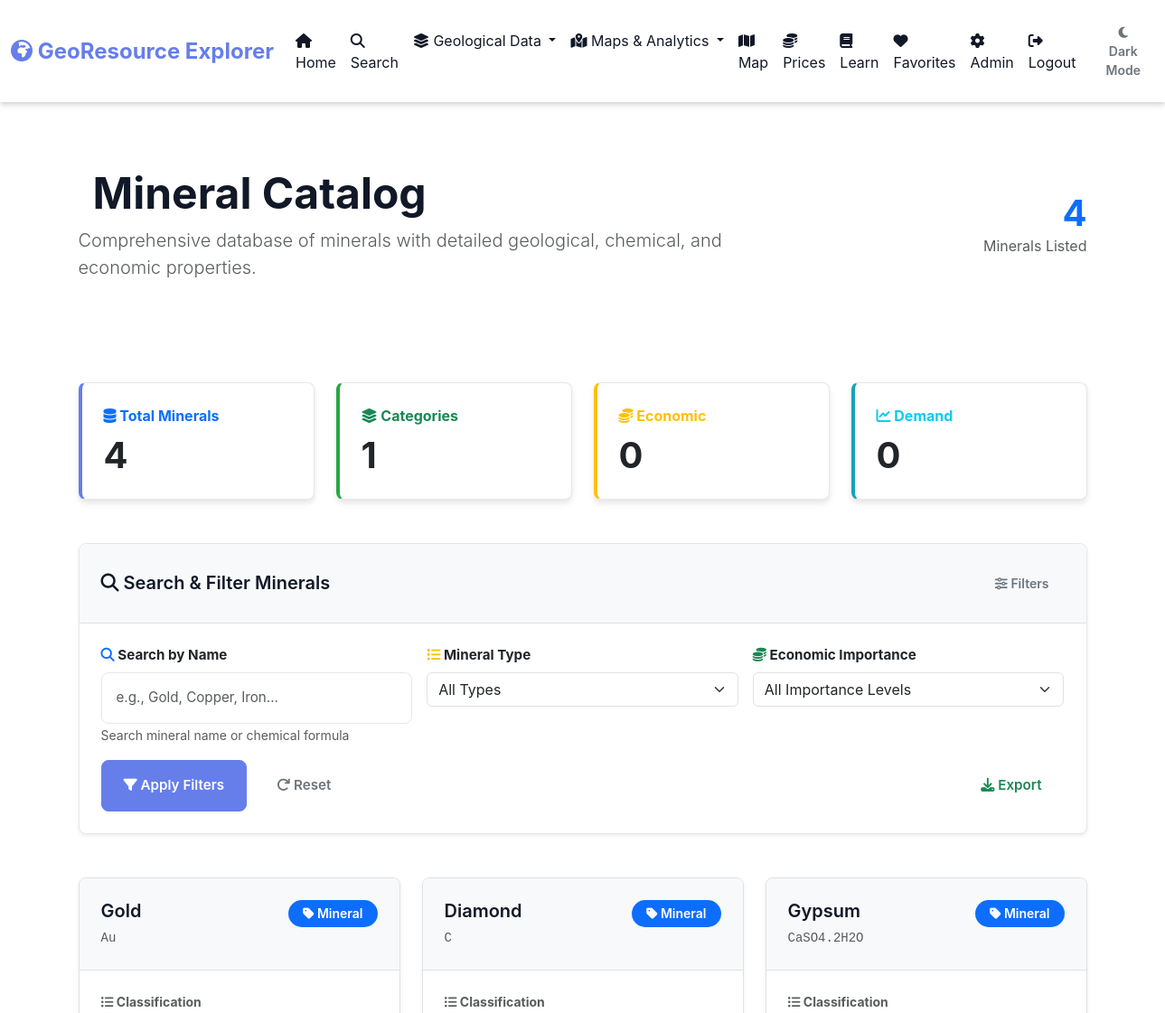
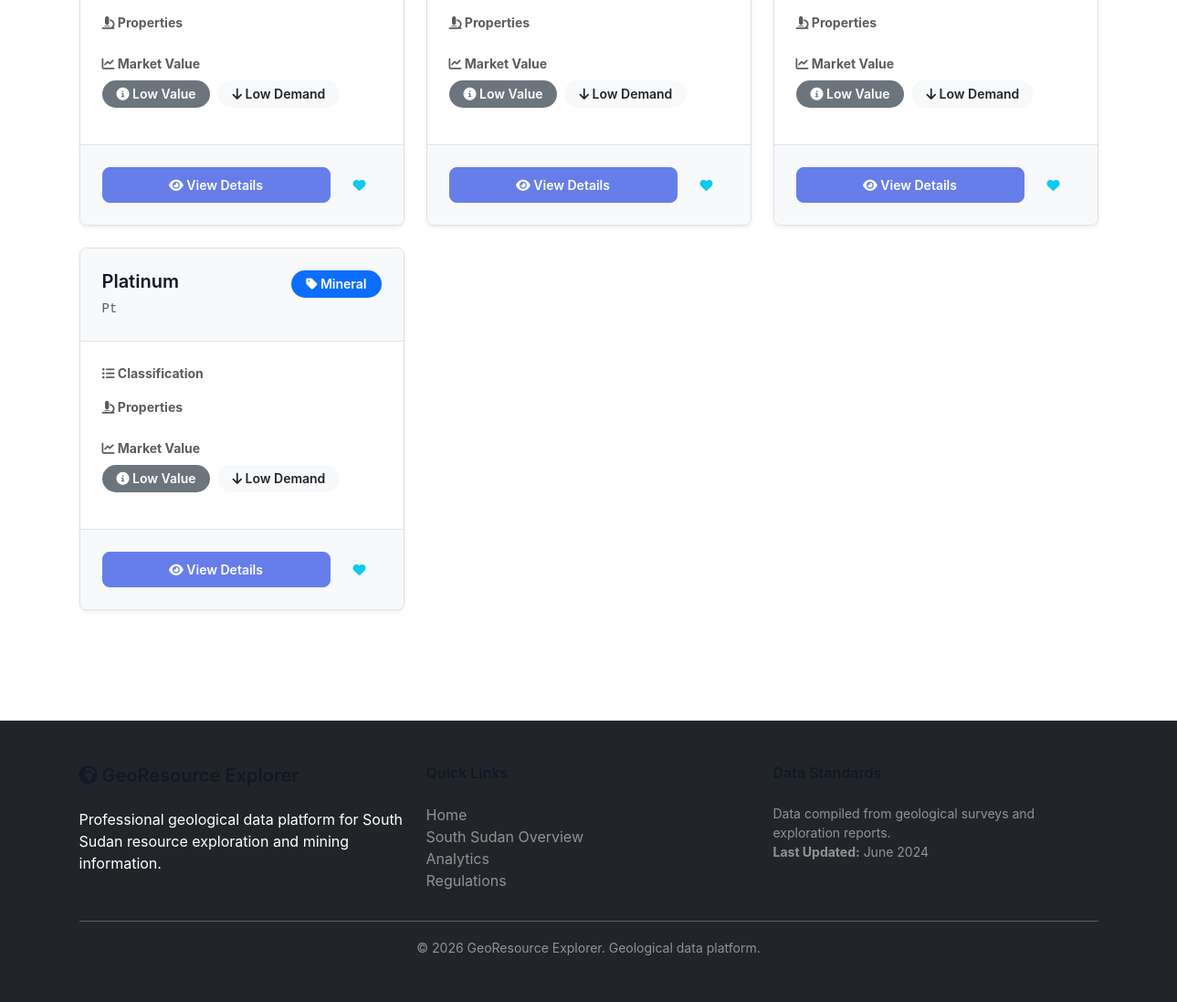
The page /minerals (signed in) on the database as committed earlier (2 pictures, top to bottom).
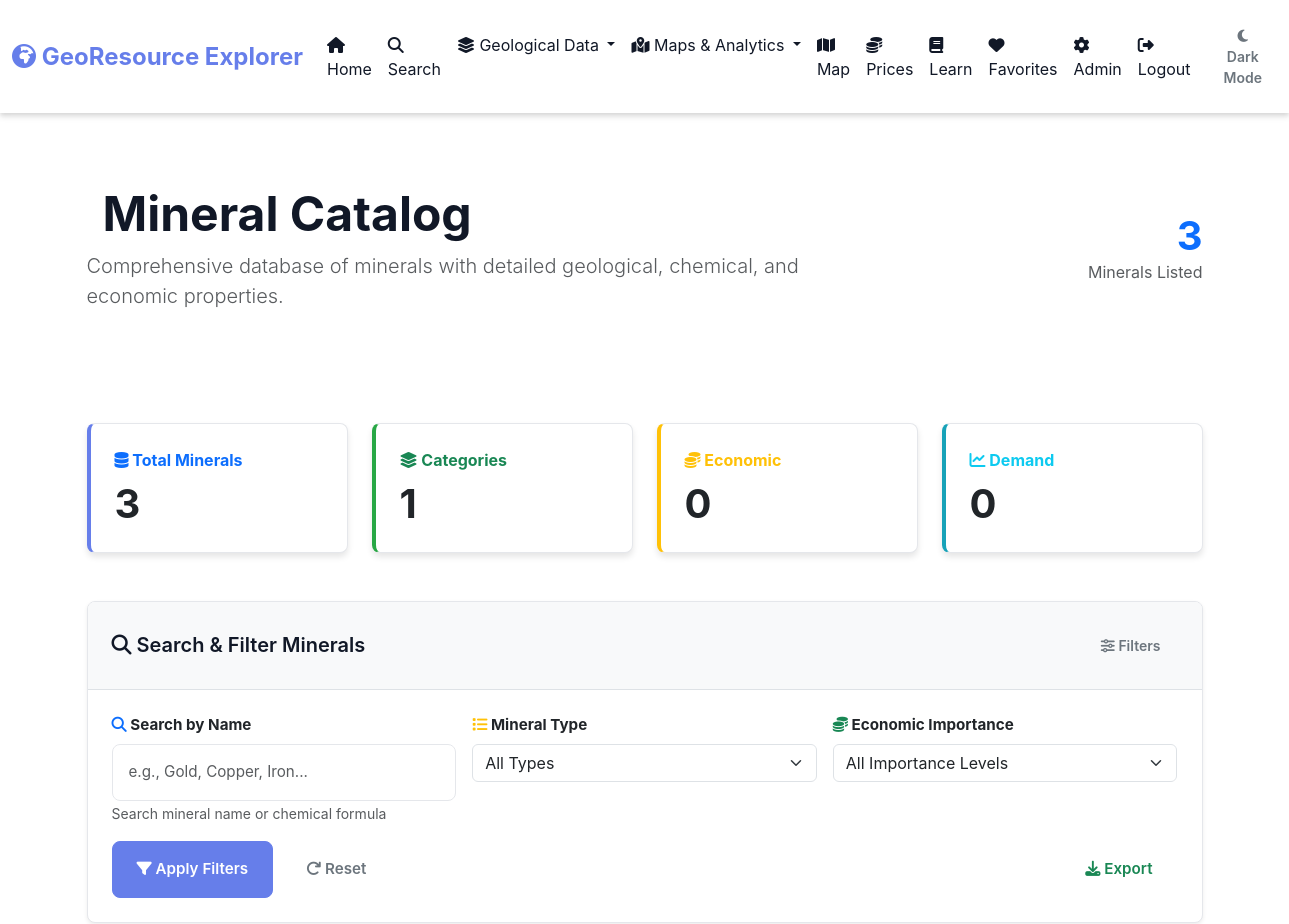
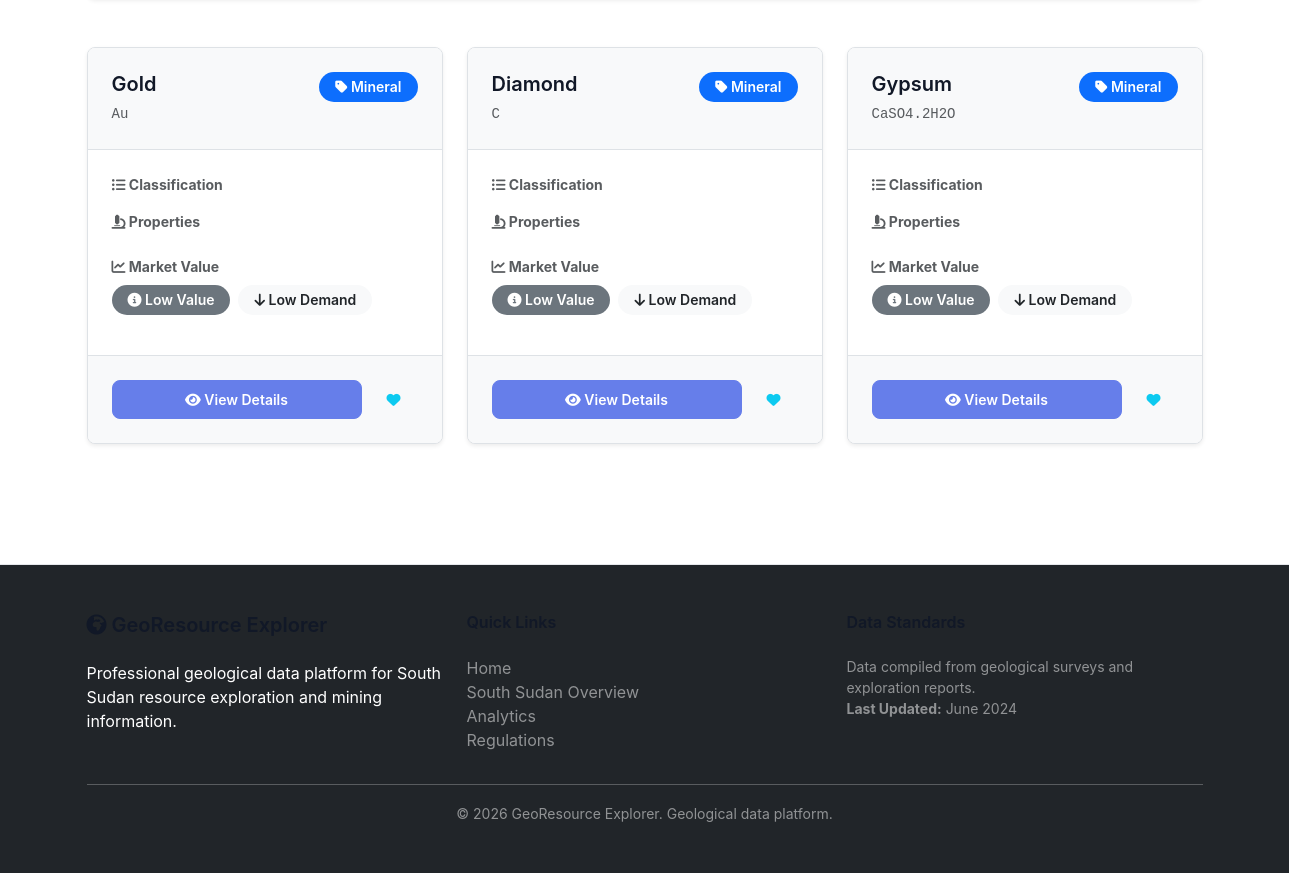
The same page on the database as committed later (2 pictures, top to bottom).
### tables this page shows
CREATE TABLE minerals (
                  id INTEGER PRIMARY KEY AUTOINCREMENT,
                  user_id INTEGER,
                  name TEXT NOT NULL,
                  formula TEXT,
                  properties TEXT,
                  uses TEXT,
                  economic TEXT,
                  countries TEXT,
                  image TEXT,
                  FOREIGN KEY(user_id) REFERENCES users(id)
                  );

### app/minerals.py (the view)
    @app.route("/minerals")
    @login_required
    def minerals():
        db = get_db()
        page = int(request.args.get('page', 1))
        q = request.args.get('q')
        group = request.args.get('group')
        params = []
        where = []
        if q:
            where.append('name LIKE ?')
            params.append('%'+q+'%')
        if group:
            where.append('properties LIKE ?')
            params.append('%'+group+'%')
        where_sql = ('WHERE ' + ' AND '.join(where)) if where else ''
        total = db.execute(f'SELECT COUNT(*) as cnt FROM minerals {where_sql}', params).fetchone()['cnt']
        offset = (page - 1) * PER_PAGE
        rows = db.execute(f'SELECT * FROM minerals {where_sql} LIMIT ? OFFSET ?', params + [PER_PAGE, offset]).fetchall()
        pages = (total + PER_PAGE - 1) // PER_PAGE
        return render_template("minerals.html", minerals=rows, page=page, pages=pages)

### app/db.py (called while the page is built)
def get_db():
    if 'db' not in g:
        g.db = sqlite3.connect(
            DATABASE_PATH,
            check_same_thread=False,
            timeout=5.0  # 5 second timeout for database lock
        )
        g.db.row_factory = sqlite3.Row
        g.db.execute("PRAGMA foreign_keys = ON")
    return g.db

### app/helpers.py (called while the page is built)
def login_required(f):
    @wraps(f)
    def decorated_function(*args, **kwargs):
        if session.get("user_id") is None:
            return redirect("/login")
        return f(*args, **kwargs)
    return decorated_function

### app/utils.py (called while the page is built)
def is_admin():
    if "user_id" not in session:
        return False
    db = get_db()
    user = db.execute(
        "SELECT is_admin FROM users WHERE id = ?",
        (session["user_id"],)
    ).fetchone()
    return user and user["is_admin"] == 1

### templates/minerals.html (shortened to what the changed rows need)
{% extends "layout.html" %}
{% block content %}
<div class="bg-gradient py-5 mb-5">
    <div class="container">
        <div class="row align-items-center">
            <div class="col-md-8">
                <h1 class="display-5 fw-bold mb-2">
                    Mineral Catalog
                </h1>
            </div>
            <div class="col-md-4 text-end">
                <div class="display-6 fw-bold text-primary">{{ minerals|length }}</div>
                <p class="text-muted">Minerals Listed</p>
            </div>
        </div>
    </div>
</div>
<div class="container">
    <div class="row g-4 mb-5">
        <div class="col-md-3">
            <div class="card border-left-primary h-100">
                <div class="card-body">
                    <div class="text-primary fw-bold mb-2">
                        <i class="fas fa-database"></i> Total Minerals
                    </div>
                    <div class="display-6 fw-bold">{{ minerals|length }}</div>
                </div>
            </div>
        </div>
                        {% set categories = minerals|map(attribute='mineral_type')|unique|list %}
                        {% set economic = minerals|selectattr('economic_importance', 'equalto', 'High')|list|length %}
                        {% set high_demand = minerals|selectattr('market_demand', 'equalto', 'High')|list|length %}
    </div>
                                {% set types = minerals|map(attribute='mineral_type')|unique|sort %}
    {% if minerals %}
    <div class="row g-4 mb-5">
        {% for mineral in minerals %}
        <div class="col-lg-4 col-md-6">
            <div class="card h-100 mineral-card shadow-sm hover-lift">
                <div class="card-header bg-light border-bottom">
                    <div class="d-flex justify-content-between align-items-start">
                        <div>
                            <h5 class="card-title mb-1">{{ mineral.name }}</h5>
                            <code class="text-muted small">{{ mineral.formula }}</code>
                        </div>
                        <span class="badge bg-primary">
                            <i class="fas fa-tag"></i> Mineral
                        </span>
                    </div>
                </div>
                <div class="card-body">
                    <div class="mb-3">
                        <small class="text-muted fw-bold d-block mb-1">
                            <i class="fas fa-list-ul"></i> Classification
                        </small>
                    </div>
                    <div class="mb-3">
                        <small class="text-muted fw-bold d-block mb-2">
                            <i class="fas fa-microscope"></i> Properties
                        </small>
                    </div>
                    <div class="mb-3">
                        <small class="text-muted fw-bold d-block mb-2">
                            <i class="fas fa-chart-line"></i> Market Value
                        </small>
                        <div class="d-flex gap-2">
                            <span class="badge bg-{% if mineral.economic_importance == 'High' %}danger{% elif mineral.economic_importance == 'Medium' %}warning{% else %}secondary{% endif %}">
                                {% if mineral.economic_importance == 'High' %}
                                    <i class="fas fa-star"></i> High Value
                                {% elif mineral.economic_importance == 'Medium' %}
                                    <i class="fas fa-star-half-alt"></i> Medium Value
                                {% else %}
                                    <i class="fas fa-info-circle"></i> Low Value
                                {% endif %}
                            </span>
                            <span class="badge bg-{% if mineral.market_demand == 'High' %}info{% elif mineral.market_demand == 'Medium' %}secondary{% else %}light text-dark{% endif %}">
                                {% if mineral.market_demand == 'High' %}
                                    <i class="fas fa-arrow-up"></i> High Demand
                                {% elif mineral.market_demand == 'Medium' %}
                                    <i class="fas fa-minus"></i> Moderate Demand
                                {% else %}
                                    <i class="fas fa-arrow-down"></i> Low Demand
                                {% endif %}
                            </span>
                        </div>
                    </div>
                </div>
                <div class="card-footer bg-light border-top">
                    <div class="d-flex gap-2">
                        <a href="{{ url_for('mineral', id=mineral.id) }}" class="btn btn-primary btn-sm flex-grow-1">
                            <i class="fas fa-eye"></i> View Details
                        </a>
                        <button class="btn btn-outline-info btn-sm" onclick="addFavorite({{ mineral.id }}, '{{ mineral.name }}')">
                            <i class="fas fa-heart"></i>
                        </button>
                    </div>
                </div>
            </div>
        </div>
        {% endfor %}
    </div>
    {% else %}
    <div class="alert alert-info text-center py-5" role="alert">
        <i class="fas fa-search fa-3x text-info mb-3"></i>
        <h5 class="mt-3">No Minerals Found</h5>
        <p class="mb-0">Try adjusting your search filters or browse all minerals.</p>
    </div>
    {% endif %}
</div>
{% endblock %}

Rows that differ between the two databases and show on the page:
removed minerals: name "Platinum", formula "Pt"
Other text that changed with them:
{{ minerals|length }}: "4" → "3"
